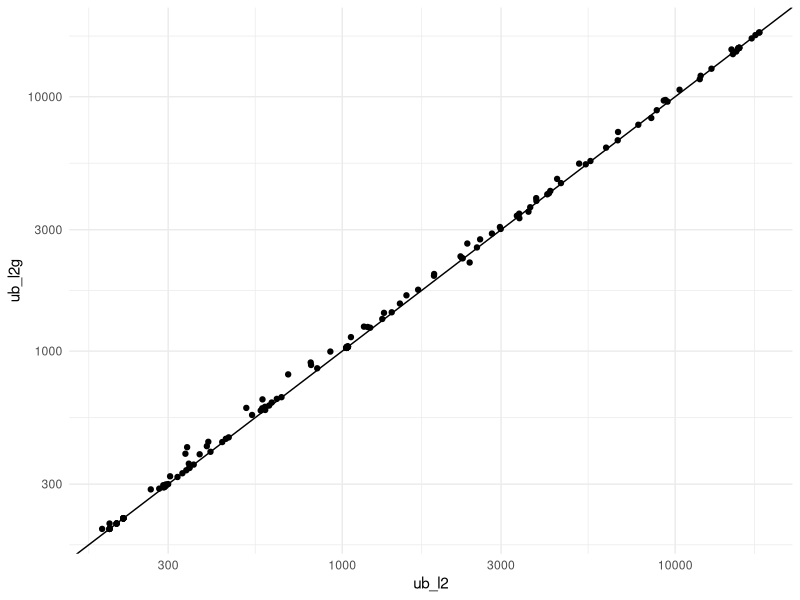
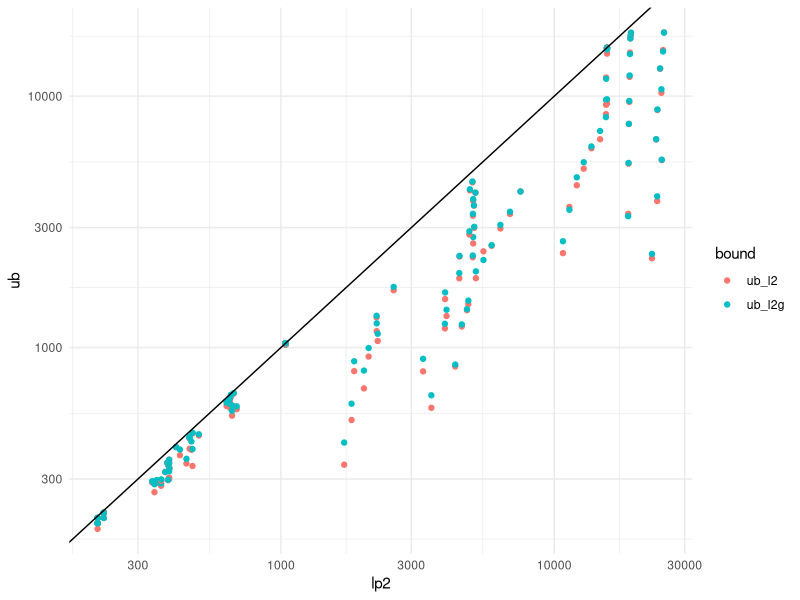
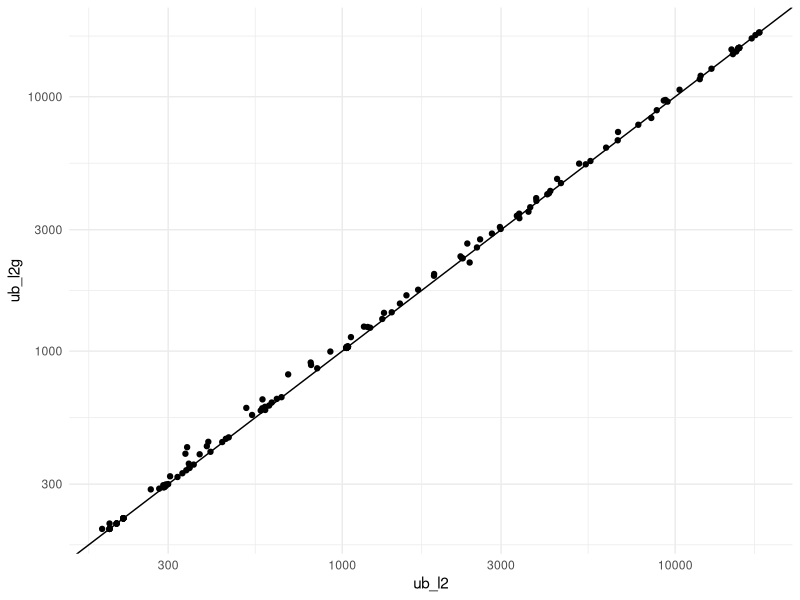
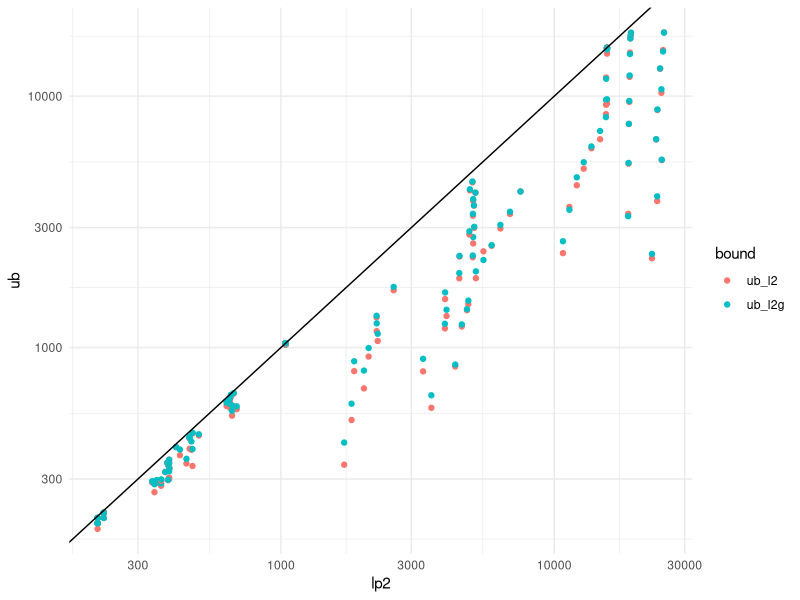

Write R code to recreate these figures, in order.
library(tidyverse)

df <- read_csv("table5.csv") 
df_long <- df |> pivot_longer(cols = c(ub_l2, ub_l2g), names_to = "type", values_to = "value")

ggplot(df, aes(x = ub_l2, y = ub_l2g)) +
	geom_point() +
	scale_x_log10() +
	scale_y_log10() +
	geom_abline() +
	labs(x = "ub_l2", y = "ub_l2g") +
	theme_minimal()

ggsave("ubl2_ubl2g.png", width = 8, height = 6, dpi = 300)

ggplot(df_long, aes(x = lp2, y = value, color = type )) +
	geom_point() +
	scale_x_log10() +
	scale_y_log10() +
	geom_abline() +
	labs(x = "lp2", y = "ub", color = "bound") +
	theme_minimal()

ggsave("lp2_ub.png", width = 8, height = 6, dpi = 300)

